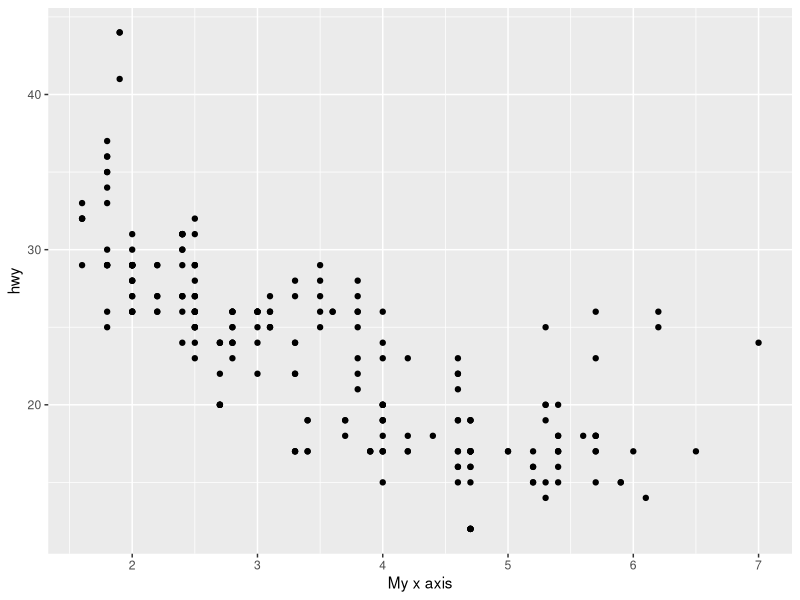
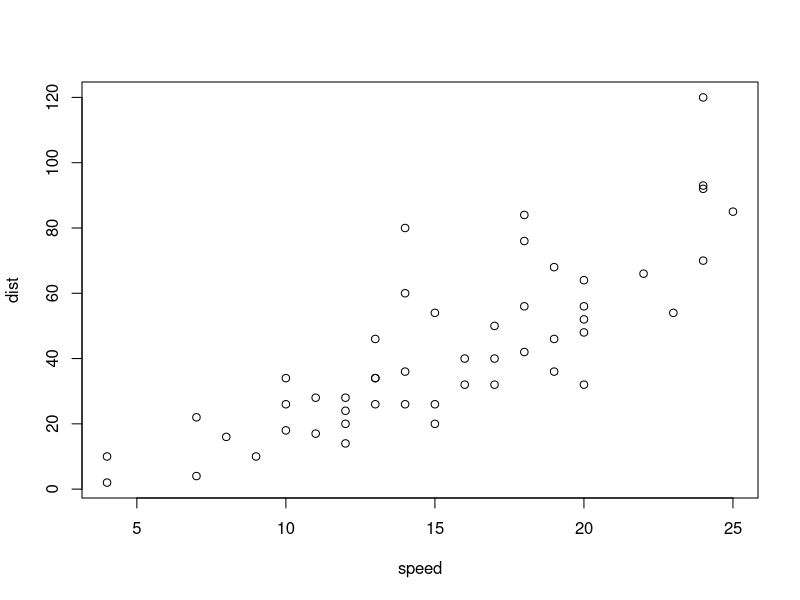
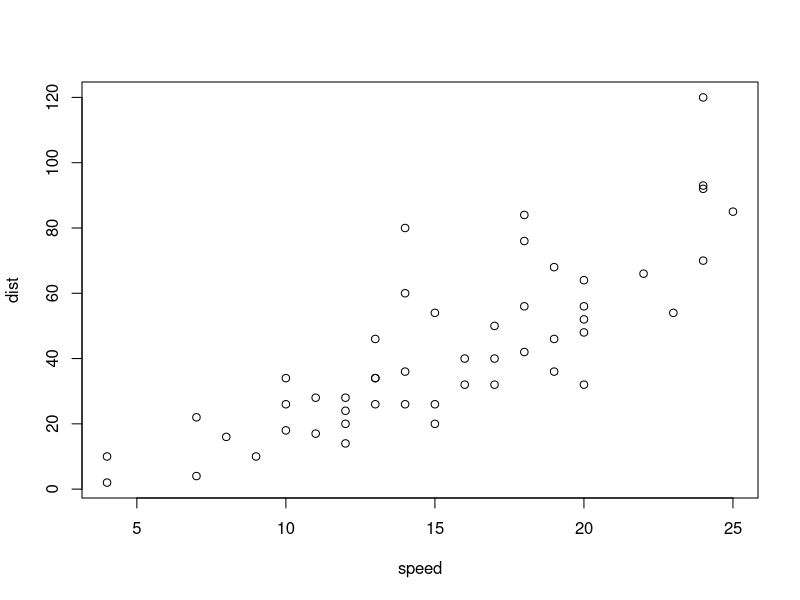
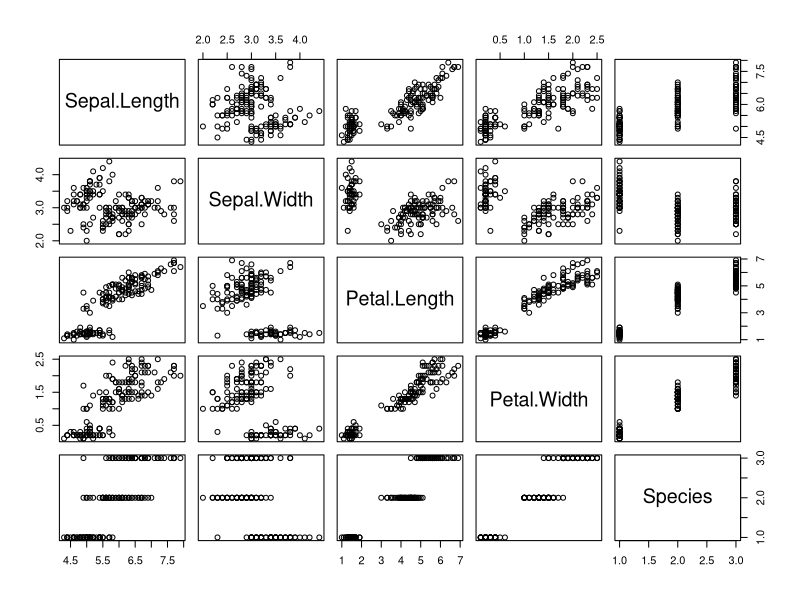
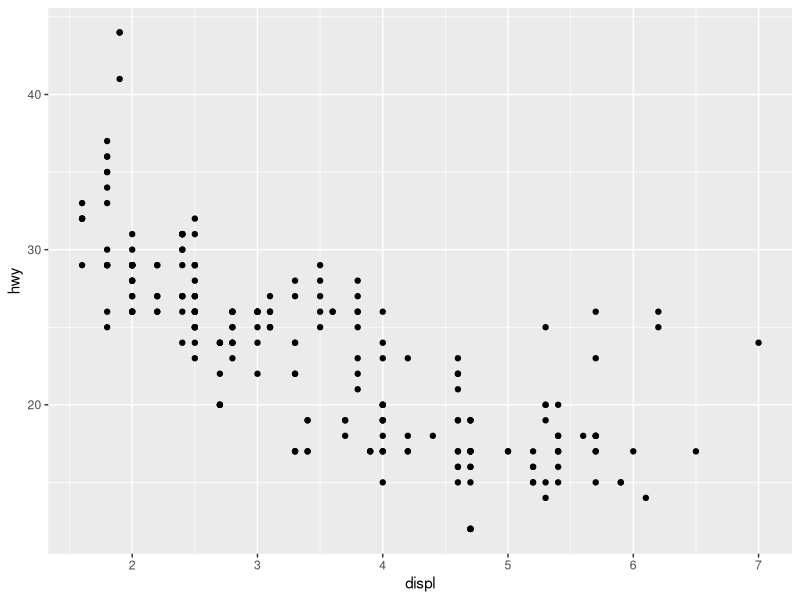
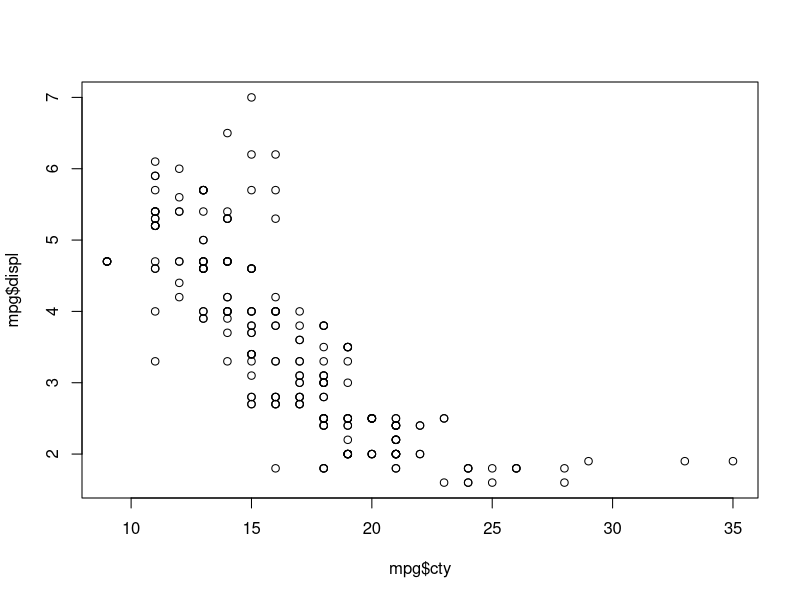

The R script that drew these images, in order:
## ---- chunk 1
library(ggplot2)
## ---- chunk 2
ggplot(mpg, aes(x = displ, y = hwy)) +
  geom_point() +
  scale_x_continuous(name = "My x axis")
## ---- chunk 3
dim(mpg)
m <- lm(hwy ~ displ, data = mpg)
plot(cars)
## ---- chunk 4

## ---- chunk 5
plot(cars)
## ---- chunk 6
plot(iris)
## ---- chunk 7
x = seq(1,10)
length(x)
## ---- chunk 8
ggplot(mpg, aes(x = displ, y = hwy)) +
  geom_point()
## ---- chunk 9
plot(mpg$cty,mpg$displ)
## ---- chunk 10

